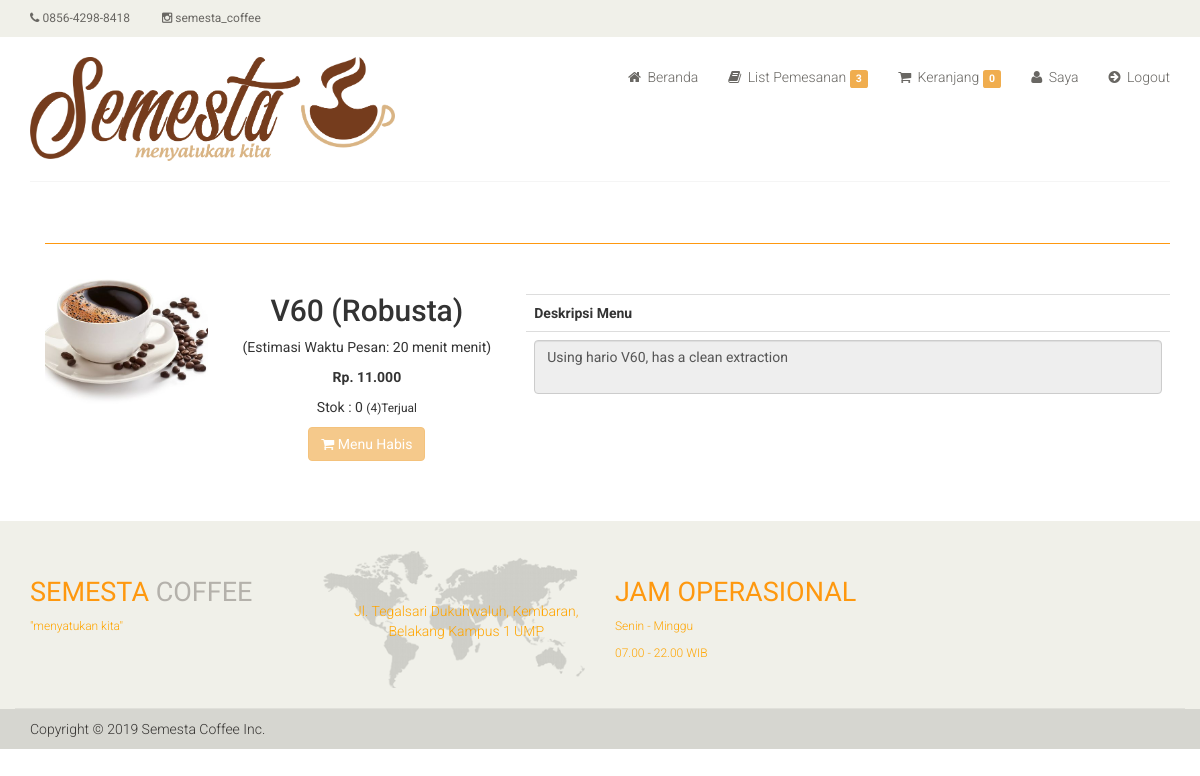
Screenshot of /ee11cbb19052e40b07aac0ca060c23ee/index.php?i=detail-barang&id=9 (signed in) with the database file from the repository.
### tables this page shows
CREATE TABLE `m_barang` (
  `brg_id` int(11) NOT NULL,
  `judul` varchar(100) NOT NULL,
  `estimasi_menu` varchar(255) NOT NULL,
  `penerbit_id` int(11) DEFAULT NULL,
  `thn_terbit` varchar(100) DEFAULT NULL,
  `kota_terbit` varchar(100) DEFAULT NULL,
  `stok` int(11) NOT NULL,
  `jenis_id` int(11) DEFAULT NULL,
  `kategori_id` int(11) NOT NULL,
  `kategoriacc_id` int(11) DEFAULT NULL,
  `penulis_id` int(11) DEFAULT NULL,
  `harga_beli` int(11) NOT NULL,
  `harga_jual` int(11) NOT NULL,
  `jml_terjual` int(11) NOT NULL,
  `diskon` double(8,2) NOT NULL,
  `berat` double(8,2) DEFAULT NULL,
  `jml_halaman` int(11) DEFAULT NULL,
  `image` varchar(100) NOT NULL,
  `deskripsi` varchar(1000) NOT NULL
);

### ee11cbb19052e40b07aac0ca060c23ee/dtl_barang.php (the view, shortened to what this page needs)
<section>
	<div class="container">
		<div class="row">
			<?php
			$sbuku = mysqli_query($koneksi, "SELECT * FROM m_barang a
								  			 LEFT OUTER JOIN l_kategori b on a.kategori_id = b.kategori_id
								  			 LEFT OUTER JOIN l_penerbit c on a.penerbit_id = c.penerbit_id
								  			 LEFT OUTER JOIN l_penulis d on a.penulis_id = d.penulis_id
											 WHERE brg_id = '$_GET[id]'");
			$hbuku = mysqli_fetch_array($sbuku);
			?>
			<div class="col-sm-12 padding-right">
				<div class="category-tab">
					<div class="col-sm-12">
						<ul class="nav nav-tabs">
						</ul>
					</div>
					<div class="tab-content">
						<div class="tab-pane fade active in">
							<div class="col-sm-2">
								<div class="">
									<div class="single-products">
										<div class="productinfo text-right">
											<img class="img img-responsive" src="../<?php echo md5('admin') ?>/dist/img/buku/<?php echo $hbuku['image'] ?>" style="align-content: center;" />
										</div>
									</div>
								</div>
							</div>
							<div class="col-sm-3">
								<div class="">
									<div class="single-products">
										<div class="text-center">
											<h2><?php echo $hbuku['judul'] ?></h2>
											<p>(Estimasi Waktu Pesan: <?php echo $hbuku['estimasi_menu'] ?> menit)</p>
											<?php
											$diskon = $hbuku['diskon'] / 100;
											if ($diskon > 0) {
												$harga = $hbuku['harga_jual'] * $diskon;
												$hrg = $hbuku['harga_jual'] - $harga;
												?>
												<font style="color:red"><b>Rp. <strike><?php echo number_format($hbuku['harga_jual'], 0, ",", ".") ?></strike></b></font>
												<font>&nbsp;&nbsp;</font>
												<font><b> Rp. <?php echo number_format($hrg, 0, ",", ".") ?></b></font>
												<p></p>
											<?php
											} else {
												?>
												<p><b>Rp. <?php echo number_format($hbuku['harga_jual'], 0, ",", ".") ?></b></p>
											<?php
											}
											?>
											<p>Stok : <?php echo $hbuku['stok'] ?> <small>(<?php echo $hbuku['jml_terjual'] ?>)Terjual</small></p>
											<a href="?i=<?php echo md5('beli') ?>&idbrg=<?php echo $hbuku['brg_id'] ?>" class="btn btn-warning" <?php if ($hbuku['stok'] == 0) {
																																					echo "disabled";
																																				} else {
																																					echo "";
																																				} ?>><i class="fa fa-shopping-cart"></i>
												<?php if ($hbuku['stok'] == 0) {
													echo "Menu Habis";
												} else {
													echo "Pesan Menu";
												} ?> </a>
										</div><br />
									</div>
								</div>
							</div>
							<div class="col-sm-7">
								<div class="">
									<div class="single-products">
										<div class="table-responsive">
											<table class="table">
												<tr>
													<th>Deskripsi Menu</th>
												</tr>
												<tr>
													<td>
														<textarea class="form-control" readonly><?php echo $hbuku['deskripsi'] ?></textarea>
													</td>
												</tr>
											</table>
										</div>
									</div>
								</div>
							</div>
						</div>
					</div>
				</div>
			</div>
		</div>
	</div>
</section><br /><br />

### css/main.css (style rules this page uses)
body { font-family: 'Roboto', sans-serif; background:; position: relative; font-weight:400px; }
a { -webkit-transition: 300ms; -moz-transition: 300ms; -o-transition: 300ms; transition: 300ms; }
h1, h2, h3, h4, h5, h6 { font-family: 'Roboto', sans-serif; }
.padding-right { padding-right: 0; }
.single-products { position: relative; }
.productinfo img { width: 100%; }
.productinfo { position:relative; }
.category-tab { overflow: hidden; }
.category-tab ul { background: #40403E; border-bottom: 1px solid #FE980F; list-style: none outside none; margin: 0 0 30px; padding: 0; width: 100%; }
.user_info input, select, textarea { background: #F0F0E9; border:0; color: #696763; padding: 5px; width: 100%; border-radius: 0; resize: none }

### rows the page displays
m_barang: image (picture), judul "V60 (Robusta)", estimasi_menu "20 menit", harga_jual "11.000", stok "0", jml_terjual "4", deskripsi "Using hario V60, has a clean extraction"

### other values shown
$nker1 "3"
$nker "0"
